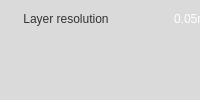
             <widget class="QWidget" name="startTb">
              <attribute name="title">
               <string>Start</string>
              </attribute>
              <layout class="QHBoxLayout" name="horizontalLayout_10">
               <property name="spacing">
                <number>0</number>
               </property>
               <property name="leftMargin">
                <number>0</number>
               </property>
               <property name="topMargin">
                <number>0</number>
               </property>
               <property name="rightMargin">
                <number>0</number>
               </property>
               <property name="bottomMargin">
                <number>0</number>
               </property>
               <item>
                <widget class="QWidget" name="widget_2" native="true">
                 <property name="sizePolicy">
                  <sizepolicy hsizetype="Expanding" vsizetype="Preferred">
                   <horstretch>0</horstretch>
                   <verstretch>0</verstretch>
                  </sizepolicy>
                 </property>
                 <property name="autoFillBackground">
                  <bool>false</bool>
                 </property>
                 <property name="styleSheet">
                  <string notr="true">background-color: rgb(218, 218, 218);
</string>
                 </property>
                 <widget class="QLabel" name="label_4">
                  <property name="geometry">
                   <rect>
                    <x>320</x>
                    <y>6</y>
                    <width>120</width>
                    <height>26</height>
                   </rect>
                  </property>
                  <property name="styleSheet">
                   <string notr="true">border-image: url(:/Tabwidget/Image/Tabwidget/Fill-density.png);
border-left-width: 26px;

font: 75 14px &quot;Arial&quot;;
color: rgb(51, 51, 51);</string>
                  </property>
                  <property name="text">
                   <string> Fill density</string>
                  </property>
                 </widget>
                 <widget class="QLabel" name="label_5">
                  <property name="geometry">
                   <rect>
                    <x>590</x>
                    <y>6</y>
                    <width>130</width>
                    <height>26</height>
                   </rect>
                  </property>
                  <property name="styleSheet">
                   <string notr="true">border-image: url(:/Tabwidget/Image/Tabwidget/Wall-thickness.png);
border-left-width: 26px;

font: 75 14px &quot;Arial&quot;;
color: rgb(51, 51, 51);</string>
                  </property>
                  <property name="text">
                   <string> Wall thickness</string>
                  </property>
                 </widget>
                 <widget class="QLabel" name="label_6">
                  <property name="geometry">
                   <rect>
                    <x>20</x>
                    <y>6</y>
                    <width>140</width>
                    <height>26</height>
                   </rect>
                  </property>
                  <property name="styleSheet">
                   <string notr="true">border-image: url(:/Tabwidget/Image/Tabwidget/Layer-resolution.png);
border-left-width: 26px;

font: 75 14px &quot;Arial&quot;;
color: rgb(51, 51, 51);</string>
                  </property>
                  <property name="text">
                   <string> Layer resolution</string>
                  </property>
                 </widget>
                 <widget class="QComboBox" name="resolution">
                  <property name="geometry">
                   <rect>
                    <x>170</x>
                    <y>4</y>
                    <width>130</width>
                    <height>30</height>
                   </rect>
                  </property>
                  <property name="styleSheet">
                   <string notr="true">QComboBox{
	border:none;
	font: 75 14px &quot;Arial&quot;;
    
	color: rgb(255, 255, 255);
	border-image: url(:/Tabwidget/Image/Tabwidget/drop_down_list_background.png);
	border-left-width: 6px;
	border-right-width: 6px;

	padding-left: 4px;
}
QComboBox:drop-down{
	border-style:none;
	height:30px;
	width:18px;
	border-image: url(:/Tabwidget/Image/Tabwidget/DownArrow.png);
}</string>
                  </property>
                  <item>
                   <property name="text">
                    <string>0.05mm</string>
                   </property>
                  </item>
                  <item>
                   <property name="text">
                    <string>0.08mm</string>
                   </property>
                  </item>
                  <item>
                   <property name="text">
                    <string>0.1mm</string>
                   </property>
                  </item>
                  <item>
                   <property name="text">
                    <string>0.2mm</string>
                   </property>
                  </item>
                 </widget>
                 <widget class="QComboBox" name="fillDensity">
                  <property name="geometry">
                   <rect>
                    <x>440</x>
                    <y>4</y>
                    <width>131</width>
                    <height>30</height>
                   </rect>
                  </property>
                  <property name="styleSheet">
                   <string notr="true">QComboBox{
	border:none;
	font: 75 14px &quot;Arial&quot;;
    
	color: rgb(255, 255, 255);
	border-image: url(:/Tabwidget/Image/Tabwidget/drop_down_list_background.png);
	border-left-width: 6px;
	border-right-width: 6px;

	padding-left: 4px;
}
QComboBox:drop-down{
	border-style:none;
	height:30px;
	width:18px;
	border-image: url(:/Tabwidget/Image/Tabwidget/DownArrow.png);
}</string>
                  </property>
                  <item>
                   <property name="text">
                    <string>0%</string>
                   </property>
                  </item>
                  <item>
                   <property name="text">
                    <string>20%</string>
                   </property>
                  </item>
                  <item>
                   <property name="text">
                    <string>40%</string>
                   </property>
                  </item>
                  <item>
                   <property name="text">
                    <string>60%</string>
                   </property>
                  </item>
                  <item>
                   <property name="text">
                    <string>80%</string>
                   </property>
                  </item>
                 </widget>
                 <widget class="QComboBox" name="perimeter">
                  <property name="geometry">
                   <rect>
                    <x>740</x>
                    <y>4</y>
                    <width>130</width>
                    <height>30</height>
                   </rect>
                  </property>
                  <property name="styleSheet">
                   <string notr="true">QComboBox{
	border:none;
	font: 75 14px &quot;Arial&quot;;
    
	color: rgb(255, 255, 255);
	border-image: url(:/Tabwidget/Image/Tabwidget/drop_down_list_background.png);
	border-left-width: 6px;
	border-right-width: 6px;

	padding-left: 4px;
}
QComboBox:drop-down{
	border-style:none;
	height:30px;
	width:18px;
	border-image: url(:/Tabwidget/Image/Tabwidget/DownArrow.png);
}</string>
                  </property>
                  <item>
                   <property name="text">
                    <string>1mm</string>
                   </property>
                  </item>
                  <item>
                   <property name="text">
                    <string>2mm</string>
                   </property>
                  </item>
                  <item>
                   <property name="text">
                    <string>3mm</string>
                   </property>
                  </item>
                  <item>
                   <property name="text">
                    <string>4mm</string>
                   </property>
                  </item>
                  <item>
                   <property name="text">
                    <string>5mm</string>
                   </property>
                  </item>
                  <item>
                   <property name="text">
                    <string>6mm</string>
                   </property>
                  </item>
                  <item>
                   <property name="text">
                    <string>7mm</string>
                   </property>
                  </item>
                  <item>
                   <property name="text">
                    <string>8mm</string>
                   </property>
                  </item>
                  <item>
                   <property name="text">
                    <string>9mm</string>
                   </property>
                  </item>
                  <item>
                   <property name="text">
                    <string>10mm</string>
                   </property>
                  </item>
                 </widget>
                </widget>
               </item>
              </layout>
             </widget>
